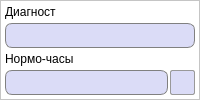
         <widget class="QFrame" name="frame_8">
          <property name="minimumSize">
           <size>
            <width>0</width>
            <height>0</height>
           </size>
          </property>
          <property name="styleSheet">
           <string notr="true">QFrame {
	background-color: white;
}</string>
          </property>
          <property name="frameShape">
           <enum>QFrame::StyledPanel</enum>
          </property>
          <property name="frameShadow">
           <enum>QFrame::Raised</enum>
          </property>
          <layout class="QGridLayout" name="gridLayout_17">
           <property name="leftMargin">
            <number>4</number>
           </property>
           <property name="topMargin">
            <number>4</number>
           </property>
           <property name="rightMargin">
            <number>4</number>
           </property>
           <property name="bottomMargin">
            <number>4</number>
           </property>
           <property name="horizontalSpacing">
            <number>2</number>
           </property>
           <property name="verticalSpacing">
            <number>4</number>
           </property>
           <item row="3" column="1">
            <widget class="QPushButton" name="clearDiagnosticianButton">
             <property name="enabled">
              <bool>false</bool>
             </property>
             <property name="minimumSize">
              <size>
               <width>25</width>
               <height>25</height>
              </size>
             </property>
             <property name="maximumSize">
              <size>
               <width>25</width>
               <height>25</height>
              </size>
             </property>
             <property name="toolTip">
              <string>Вернуть работника</string>
             </property>
             <property name="styleSheet">
              <string notr="true">QPushButton {
	background-color: #dbdcf7;
	border: 1px solid #999999;
	border-radius: 2px;
}

QPushButton:hover {
	background-color: #d5d6f0;
	border: 1px solid #acacac;
}

QPushButton:pressed {
	background-color: #cbcde6;
	border: 2px solid #999999;
}</string>
             </property>
             <property name="text">
              <string/>
             </property>
             <property name="icon">
              <iconset resource="../../images.qrc">
               <normaloff>:/images/returnEmployee.png</normaloff>:/images/returnEmployee.png</iconset>
             </property>
             <property name="iconSize">
              <size>
               <width>25</width>
               <height>25</height>
              </size>
             </property>
             <property name="autoDefault">
              <bool>false</bool>
             </property>
            </widget>
           </item>
           <item row="1" column="0" colspan="2">
            <widget class="QLineEdit" name="diagnosticianLine">
             <property name="minimumSize">
              <size>
               <width>0</width>
               <height>25</height>
              </size>
             </property>
             <property name="font">
              <font>
               <pointsize>10</pointsize>
              </font>
             </property>
             <property name="focusPolicy">
              <enum>Qt::NoFocus</enum>
             </property>
             <property name="styleSheet">
              <string notr="true">QLineEdit {
	border: 1px solid gray;
    border-radius: 7px;
    background-color: #dbdcf7;
	padding-left: 3px;
}</string>
             </property>
             <property name="readOnly">
              <bool>true</bool>
             </property>
            </widget>
           </item>
           <item row="2" column="0" colspan="2">
            <widget class="QLabel" name="label_24">
             <property name="font">
              <font>
               <pointsize>9</pointsize>
              </font>
             </property>
             <property name="styleSheet">
              <string notr="true">QLabel {
	background-color: transparent;
	border: 0px;
}</string>
             </property>
             <property name="text">
              <string>Нормо-часы</string>
             </property>
            </widget>
           </item>
           <item row="0" column="0" colspan="2">
            <widget class="QLabel" name="label_19">
             <property name="font">
              <font>
               <pointsize>9</pointsize>
              </font>
             </property>
             <property name="styleSheet">
              <string notr="true">QLabel {
	background-color: transparent;
	border: 0px;
}</string>
             </property>
             <property name="text">
              <string>Диагност</string>
             </property>
            </widget>
           </item>
           <item row="3" column="0">
            <widget class="QLineEdit" name="diagnosticianHoursLine">
             <property name="minimumSize">
              <size>
               <width>0</width>
               <height>25</height>
              </size>
             </property>
             <property name="maximumSize">
              <size>
               <width>16777215</width>
               <height>16777215</height>
              </size>
             </property>
             <property name="font">
              <font>
               <pointsize>10</pointsize>
              </font>
             </property>
             <property name="styleSheet">
              <string notr="true">QLineEdit {
	border: 1px solid gray;
    border-radius: 7px;
    background-color: #dbdcf7;
	padding-left: 3px;
}</string>
             </property>
             <property name="readOnly">
              <bool>true</bool>
             </property>
            </widget>
           </item>
          </layout>
         </widget>
